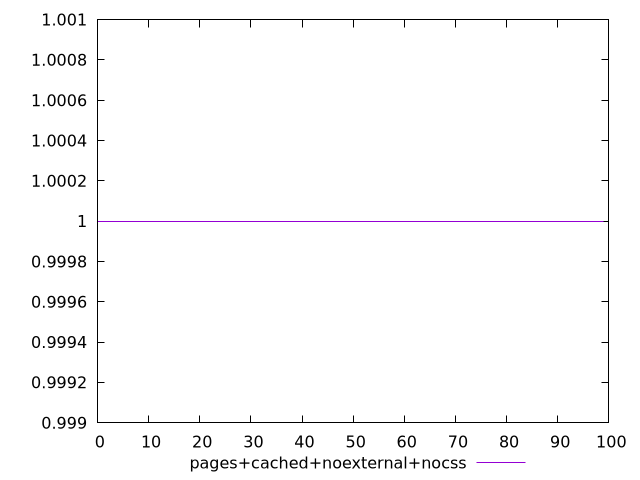

Here is the gnuplot script that generated this plot:
$_pagesCachedNoexternalNocss <<EOF
1
1
1
1
1
1
1
1
1
1
1
1
1
1
1
1
1
1
1
1
1
1
1
1
1
1
1
1
1
1
1
1
1
1
1
1
1
1
1
1
1
1
1
1
1
1
1
1
1
1
1
1
1
1
1
1
1
1
1
1
1
1
1
1
1
1
1
1
1
1
1
1
1
1
1
1
1
1
1
1
1
1
1
1
1
1
1
1
1
1
1
1
1
1
1
1
1
1
1
1
EOF
set key outside below
set terminal pngcairo
set output "report_00005_2020-11-02T22-26-11.212Z/uses-responsive-images/pages+cached+noexternal+nocss//score.png"
set yrange [0.999:1.001]
plot $_pagesCachedNoexternalNocss title "pages+cached+noexternal+nocss" with line ,
